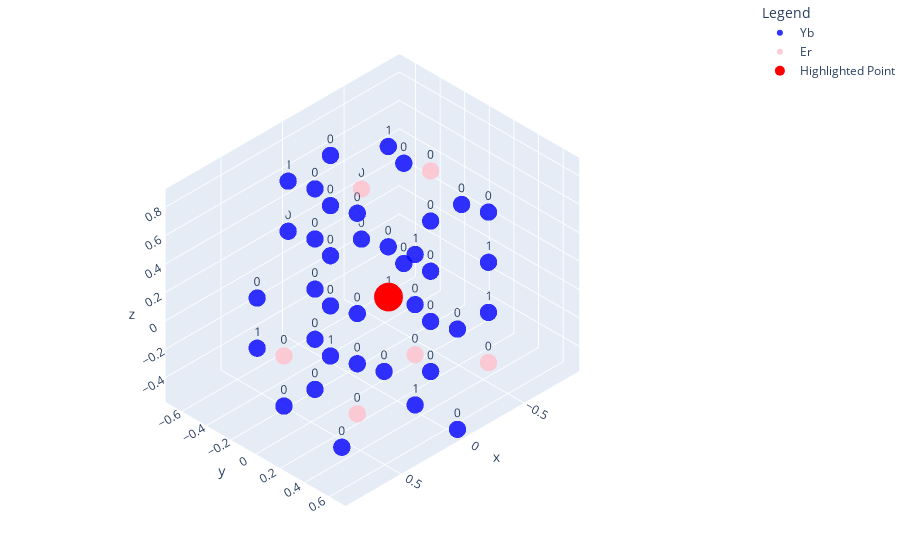

The notebook cell saved with this chart:
### Code cell
import plotly.graph_objs as go

# Assuming you have a variable named 'highlighted_point_index' that indicates the index of the point you want to highlight
highlighted_point_index = 25  # Change this to the index of the point you want to highlight

points = lattice.points
# Separate points based on their type (A or B)
points_A = [point for point in points if point.type == 'Yb']
points_B = [point for point in points if point.type == 'Er']

# Extract coordinates and values for points of type A
euclidean_coords_A = [(point.to_euclidean()) for point in points_A]
x_A = [point[0] for point in euclidean_coords_A]
y_A = [point[1] for point in euclidean_coords_A]
z_A = [point[2] for point in euclidean_coords_A]
values_A = [point.state for point in points_A]

# Extract coordinates and values for points of type B
euclidean_coords_B = [(point.to_euclidean()) for point in points_B]
x_B = [point[0] for point in euclidean_coords_B]
y_B = [point[1] for point in euclidean_coords_B]
z_B = [point[2] for point in euclidean_coords_B]
values_B = [point.state for point in points_B]

# Create 3D scatter plots
trace_A = go.Scatter3d(x=x_A, y=y_A, z=z_A, mode='markers+text',
                       marker=dict(size=6, color='blue', opacity=0.8),
                       text=values_A, textposition='top center',
                       name='Yb')

trace_B = go.Scatter3d(x=x_B, y=y_B, z=z_B, mode='markers+text',
                       marker=dict(size=6, color='pink', opacity=0.8),
                       text=values_B, textposition='top center',
                       name='Er')

# Create a trace for the highlighted point
highlighted_point_trace = go.Scatter3d(x=[x_A[highlighted_point_index]],
                                       y=[y_A[highlighted_point_index]],
                                       z=[z_A[highlighted_point_index]],
                                       mode='markers',
                                       marker=dict(size=10, color='red'),  # Larger and red marker
                                       name='Highlighted Point')

# Combine plots and set layout
data = [trace_A, trace_B, highlighted_point_trace]
layout = go.Layout(margin=dict(l=0, r=0, b=0, t=0))
fig = go.Figure(data=data, layout=layout)
fig.update_layout(legend=dict(title='Legend'))
fig.layout.scene.camera.projection.type = "orthographic"

# Display the figure
fig.show()

### Figure 1 — Plotly figure (JSON) as saved in the notebook; plotly's stock layout.template omitted (floating-point values rounded to 4 significant figures)
{"data": [{"marker": {"color": "blue", "opacity": 0.8, "size": 6}, "mode": "markers+text", "name": "Yb", "text": ["0", "0", "0", "0", "0", "0", "0", "0", "1", "0", "0", "0", "0", "0", "0", "0", "0", "1", "0", "0", "0", "1", "1", "0", "0", "1", "0", "1", "1", "0", "1", "0", "1", "0", "0", "0", "0", "0", "0"], "textposition": "top center", "type": "scatter3d", "x": [-0.596, -0.596, -0.298, -0.298, -0.298, -0.298, -5.551e-17, -5.551e-17, -2.776e-17, -2.776e-17, -2.776e-17, -2.776e-17, -2.776e-17, 0.298, 0.298, 0.298, 0.596, 0.596, 0.596, 0.894, -0.894, -0.596, -0.596, -0.596, -0.596, -0.298, -0.298, -0.298, 2.776e-17, 2.776e-17, 2.776e-17, 5.551e-17, 5.551e-17, 0.298, 0.298, 0.298, 0.298, 0.298, 0.596], "y": [-0.3441, -0.3441, 0.1721, 0.1721, 0.1721, 0.1721, 0.6882, 0.6882, -0.3441, -0.3441, -0.3441, -0.3441, -0.3441, 0.1721, 0.1721, 0.1721, 0.6882, -0.3441, -0.3441, 0.1721, -0.1721, 0.3441, 0.3441, 0.3441, -0.6882, -0.1721, -0.1721, -0.1721, 0.3441, 0.3441, 0.3441, -0.6882, -0.6882, -0.1721, -0.1721, -0.1721, -0.1721, -0.1721, 0.3441], "z": [-0.1765, 0.5295, -0.5295, -0.1765, 0.1765, 0.5295, -0.5295, 0.1765, -0.5295, -0.1765, 0.1765, 0.5295, 0.8825, -0.1765, 0.1765, 0.8825, 0.1765, -0.1765, 0.1765, -0.1765, 0.1765, -0.1765, 0.1765, 0.5295, -0.1765, -0.1765, 0.1765, 0.8825, -0.5295, 0.1765, 0.5295, 0.1765, 0.5295, -0.5295, -0.1765, 0.1765, 0.5295, 0.8825, -0.5295]}, {"marker": {"color": "pink", "opacity": 0.8, "size": 6}, "mode": "markers+text", "name": "Er", "text": ["0", "0", "0", "0", "0", "0"], "textposition": "top center", "type": "scatter3d", "x": [-0.298, 0.298, 0.894, -0.596, -0.596, 2.776e-17], "y": [0.1721, 0.1721, 0.1721, 0.3441, -0.6882, 0.3441], "z": [0.8825, -0.5295, 0.1765, -0.5295, 0.1765, -0.1765]}, {"marker": {"color": "red", "size": 10}, "mode": "markers", "name": "Highlighted Point", "type": "scatter3d", "x": [-0.298], "y": [-0.1721], "z": [-0.1765]}], "layout": {"legend": {"title": {"text": "Legend"}}, "margin": {"b": 0, "l": 0, "r": 0, "t": 0}, "scene": {"camera": {"projection": {"type": "orthographic"}}}}}
